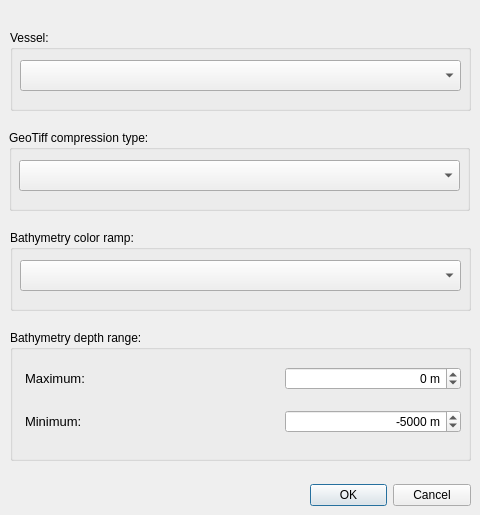
<?xml version="1.0" encoding="UTF-8"?>
<ui version="4.0">
 <class>SettingsWindow</class>
 <widget class="QDialog" name="SettingsWindow">
  <property name="geometry">
   <rect>
    <x>0</x>
    <y>0</y>
    <width>480</width>
    <height>515</height>
   </rect>
  </property>
  <property name="windowTitle">
   <string>Settings</string>
  </property>
  <widget class="QDialogButtonBox" name="buttonBox">
   <property name="geometry">
    <rect>
     <x>310</x>
     <y>480</y>
     <width>161</width>
     <height>31</height>
    </rect>
   </property>
   <property name="orientation">
    <enum>Qt::Horizontal</enum>
   </property>
   <property name="standardButtons">
    <set>QDialogButtonBox::Cancel|QDialogButtonBox::Ok</set>
   </property>
  </widget>
  <widget class="QGroupBox" name="groupBox">
   <property name="geometry">
    <rect>
     <x>10</x>
     <y>330</y>
     <width>461</width>
     <height>131</height>
    </rect>
   </property>
   <property name="toolTip">
    <string>&lt;html&gt;&lt;head/&gt;&lt;body&gt;&lt;p&gt;&lt;span style=&quot; font-weight:600;&quot;&gt;Select bathymetry depth range&lt;/span&gt;&lt;/p&gt;&lt;p&gt;The Load Bathymetry tool sets the color bar (haxby) from [-5000 m to 0 m] unless not changed here. If you import a number of grids during your campaign and have a rather different depth regime, you can adjust that here for future imports.&lt;/p&gt;&lt;/body&gt;&lt;/html&gt;</string>
   </property>
   <property name="title">
    <string>Bathymetry depth range:</string>
   </property>
   <widget class="QWidget" name="layoutWidget">
    <property name="geometry">
     <rect>
      <x>10</x>
      <y>24</y>
      <width>441</width>
      <height>91</height>
     </rect>
    </property>
    <layout class="QFormLayout" name="formLayout">
     <property name="labelAlignment">
      <set>Qt::AlignLeading|Qt::AlignLeft|Qt::AlignVCenter</set>
     </property>
     <property name="formAlignment">
      <set>Qt::AlignCenter</set>
     </property>
     <property name="horizontalSpacing">
      <number>200</number>
     </property>
     <property name="verticalSpacing">
      <number>20</number>
     </property>
     <property name="leftMargin">
      <number>5</number>
     </property>
     <item row="0" column="0">
      <widget class="QLabel" name="labelMaximumDepth">
       <property name="font">
        <font>
         <pointsize>10</pointsize>
        </font>
       </property>
       <property name="text">
        <string>Maximum:</string>
       </property>
      </widget>
     </item>
     <item row="0" column="1">
      <widget class="QSpinBox" name="spinBoxMaximum">
       <property name="alignment">
        <set>Qt::AlignRight|Qt::AlignTrailing|Qt::AlignVCenter</set>
       </property>
       <property name="suffix">
        <string> m</string>
       </property>
       <property name="minimum">
        <number>-12000</number>
       </property>
       <property name="maximum">
        <number>10000</number>
       </property>
       <property name="singleStep">
        <number>10</number>
       </property>
      </widget>
     </item>
     <item row="1" column="0">
      <widget class="QLabel" name="label_2">
       <property name="font">
        <font>
         <pointsize>10</pointsize>
        </font>
       </property>
       <property name="text">
        <string>Minimum:</string>
       </property>
      </widget>
     </item>
     <item row="1" column="1">
      <widget class="QSpinBox" name="spinBoxMinimum">
       <property name="alignment">
        <set>Qt::AlignRight|Qt::AlignTrailing|Qt::AlignVCenter</set>
       </property>
       <property name="suffix">
        <string> m</string>
       </property>
       <property name="minimum">
        <number>-12000</number>
       </property>
       <property name="maximum">
        <number>10000</number>
       </property>
       <property name="singleStep">
        <number>10</number>
       </property>
       <property name="value">
        <number>-5000</number>
       </property>
      </widget>
     </item>
    </layout>
   </widget>
  </widget>
  <widget class="QGroupBox" name="groupBox_2">
   <property name="geometry">
    <rect>
     <x>10</x>
     <y>30</y>
     <width>461</width>
     <height>81</height>
    </rect>
   </property>
   <property name="toolTip">
    <string>&lt;html&gt;&lt;head/&gt;&lt;body&gt;&lt;p&gt;&lt;span style=&quot; font-weight:600;&quot;&gt;Select your vessel preset&lt;/span&gt;&lt;/p&gt;&lt;p&gt;This affects the output format from the planning tools. These formats are tailored to a number of vessels in order to load points and lines directly to the ship's ECDIS on the bridge.&lt;/p&gt;&lt;/body&gt;&lt;/html&gt;</string>
   </property>
   <property name="title">
    <string>Vessel:</string>
   </property>
   <widget class="QComboBox" name="comboBoxVessel">
    <property name="geometry">
     <rect>
      <x>10</x>
      <y>30</y>
      <width>441</width>
      <height>31</height>
     </rect>
    </property>
    <property name="font">
     <font>
      <pointsize>10</pointsize>
     </font>
    </property>
   </widget>
  </widget>
  <widget class="QGroupBox" name="groupBox_3">
   <property name="geometry">
    <rect>
     <x>9</x>
     <y>130</y>
     <width>461</width>
     <height>81</height>
    </rect>
   </property>
   <property name="toolTip">
    <string>&lt;html&gt;&lt;head/&gt;&lt;body&gt;&lt;p&gt;&lt;span style=&quot; font-weight:600;&quot;&gt;Select your GeoTiff compression type&lt;/span&gt;&lt;/p&gt;&lt;p&gt;Depending on the application you might need your rendered bathymetry grids with or without or with a specific type of compression.&lt;/p&gt;&lt;/body&gt;&lt;/html&gt;</string>
   </property>
   <property name="title">
    <string>GeoTiff compression type:</string>
   </property>
   <widget class="QComboBox" name="comboBoxCompression">
    <property name="geometry">
     <rect>
      <x>10</x>
      <y>30</y>
      <width>441</width>
      <height>31</height>
     </rect>
    </property>
    <property name="font">
     <font>
      <pointsize>10</pointsize>
     </font>
    </property>
   </widget>
  </widget>
  <widget class="QGroupBox" name="groupBox_4">
   <property name="geometry">
    <rect>
     <x>10</x>
     <y>230</y>
     <width>461</width>
     <height>81</height>
    </rect>
   </property>
   <property name="title">
    <string>Bathymetry color ramp:</string>
   </property>
   <widget class="QComboBox" name="comboBoxColors">
    <property name="geometry">
     <rect>
      <x>10</x>
      <y>30</y>
      <width>441</width>
      <height>31</height>
     </rect>
    </property>
    <property name="font">
     <font>
      <pointsize>10</pointsize>
     </font>
    </property>
   </widget>
  </widget>
 </widget>
 <resources/>
 <connections>
  <connection>
   <sender>buttonBox</sender>
   <signal>accepted()</signal>
   <receiver>SettingsWindow</receiver>
   <slot>accept()</slot>
   <hints>
    <hint type="sourcelabel">
     <x>408</x>
     <y>351</y>
    </hint>
    <hint type="destinationlabel">
     <x>157</x>
     <y>274</y>
    </hint>
   </hints>
  </connection>
  <connection>
   <sender>buttonBox</sender>
   <signal>rejected()</signal>
   <receiver>SettingsWindow</receiver>
   <slot>reject()</slot>
   <hints>
    <hint type="sourcelabel">
     <x>460</x>
     <y>351</y>
    </hint>
    <hint type="destinationlabel">
     <x>286</x>
     <y>274</y>
    </hint>
   </hints>
  </connection>
 </connections>
</ui>
